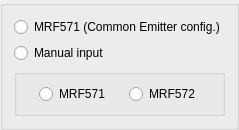
             <widget class="QGroupBox" name="groupBox_3">
              <property name="title">
               <string/>
              </property>
              <layout class="QVBoxLayout" name="verticalLayout">
               <item>
                <widget class="QRadioButton" name="radioButton1_MRF571">
                 <property name="text">
                  <string>MRF571 (Common Emitter config.)</string>
                 </property>
                </widget>
               </item>
               <item>
                <widget class="QRadioButton" name="manual_input_s_radioButton">
                 <property name="text">
                  <string>Manual input</string>
                 </property>
                </widget>
               </item>
               <item>
                <widget class="QGroupBox" name="groupBox_5">
                 <property name="title">
                  <string/>
                 </property>
                 <layout class="QHBoxLayout" name="horizontalLayout_3">
                  <item>
                   <widget class="QRadioButton" name="radioButton_MRF571">
                    <property name="sizePolicy">
                     <sizepolicy hsizetype="Fixed" vsizetype="Fixed">
                      <horstretch>0</horstretch>
                      <verstretch>0</verstretch>
                     </sizepolicy>
                    </property>
                    <property name="text">
                     <string>MRF571</string>
                    </property>
                   </widget>
                  </item>
                  <item>
                   <widget class="QRadioButton" name="radioButton_MRF572">
                    <property name="sizePolicy">
                     <sizepolicy hsizetype="Fixed" vsizetype="Fixed">
                      <horstretch>0</horstretch>
                      <verstretch>0</verstretch>
                     </sizepolicy>
                    </property>
                    <property name="text">
                     <string>MRF572</string>
                    </property>
                   </widget>
                  </item>
                 </layout>
                </widget>
               </item>
              </layout>
             </widget>
